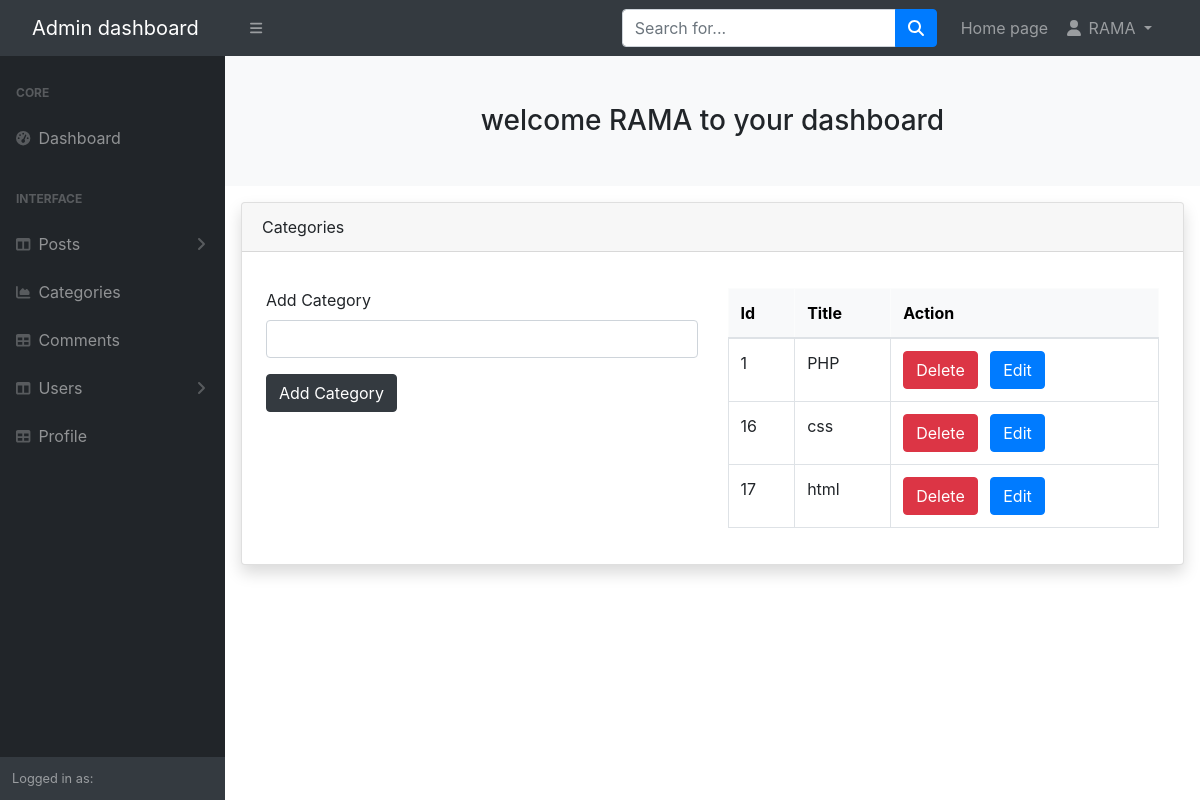
The page /admin/categories.php (signed in) on the database its author committed.
### tables this page shows
CREATE TABLE `categories` (
  `cat_id` int(3) NOT NULL,
  `cat_title` varchar(255) NOT NULL
);

### admin/inc/functions.php (the view, shortened to what this page needs)
<?php
function findAllCategories()
{
    global $conn;
    $query = "SELECT * FROM categories";
    $stat = $conn->query($query);
    $result = $stat->fetchAll(PDO::FETCH_ASSOC);
    foreach ($result as $item) {
        $cat_id = $item['cat_id'];
        $cat_title = $item['cat_title'];
        echo "<tr>";
        echo "<td>$cat_id</td>";
        echo " <td>$cat_title</td>";
        echo " <td><a class='btn btn-danger me-2' href='categories.php?delete=$cat_id'>Delete</a>";
        echo " <a class='btn btn-primary' href='categories.php?edit=$cat_id'>Edit</a>";
        echo " </td>";
        echo " </tr>";
    }
}

### rows shown on the page
categories: cat_id "1", cat_title "PHP"
categories: cat_id "16", cat_title "css"
categories: cat_id "17", cat_title "html"

### other values the page prints
$_SESSION['username'] "RAMA"
